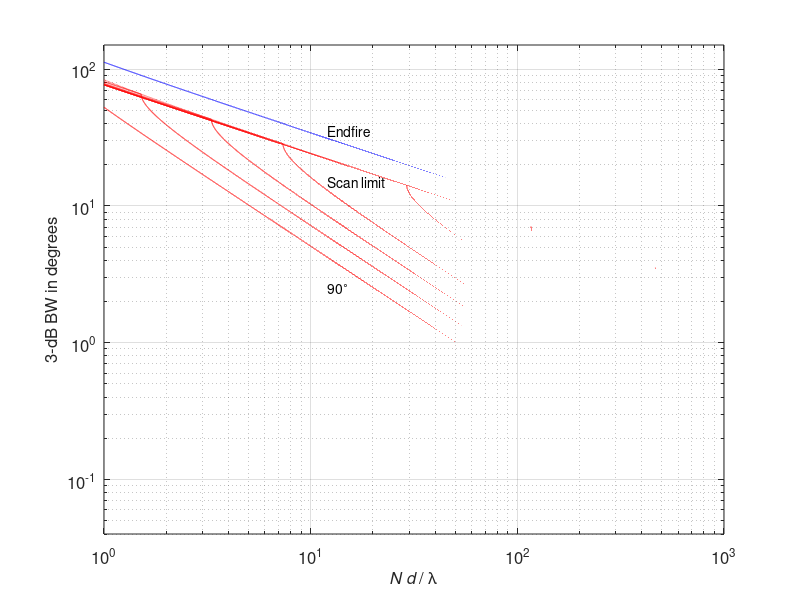

This chart was generated by the following MATLAB code:
% Exercice 3: Half-Power Bandwidth

% ASP lab
%
% Exercise: Half-power Beamwidth
%
% Template
%
% H. Loellmann (June 2017)


Ndl_set = 1000:-0.001:1;          % values for N d/lambda
theta_deg =[2.5 5 10 20 30 45 90];  % steering angles in deg
theta_rad = theta_deg*pi/180;       % steering angles in rad

% Half-power bandwidth in the theta-space for endfire
c0 = 0.443;
Theta_H_end = 2*acos( 1 - c0./Ndl_set);  % rad
Theta_H_end_deg = Theta_H_end*180/pi;    % degrees

figure(2)
clf
loglog( Ndl_set, abs(Theta_H_end_deg),'-b')
set(gca,'Fontsize',12)
axis([ Ndl_set(end) Ndl_set(1) 0.04 150])
xlabel('{\itN d} / \lambda','Fontsize',12)
ylabel('3-dB BW in degrees','Fontsize',12)
text(12,35,'Endfire','Fontsize',10)
box on
grid on
hold on

% Half-power bandwidth (in deg) for scan limit

% insert your code here .....
Theta_limit = acos( 1 - 2*c0./Ndl_set);  % rad
Theta_limit_deg = Theta_limit*180/pi;    % degrees
loglog( Ndl_set, abs(Theta_limit_deg),'--r');
text(12,15,'Scan limit','Fontsize',10)
text(12,2.5,'90^\circ','Fontsize',10)

% Half-power bandwidth for different angles
bw = zeros(1,length(theta_rad));

for k = 1 : length(theta_rad)
    % for l = 1 : length(Ndl_set)
    %     % insert your code here ....
    % 
    % end
   
    % insert your code here....
    theta_h = acos(cos(theta_rad(k)) - c0./Ndl_set) - acos(cos(theta_rad(k)) + c0./Ndl_set);
    Theta_h_deg = theta_h*180/pi;
    loglog( Ndl_set, abs(Theta_h_deg),'-r');
    
    % text(1040,rightpoint,[num2str(theta_deg(k)),'^o'],'fontsize',10);
end

